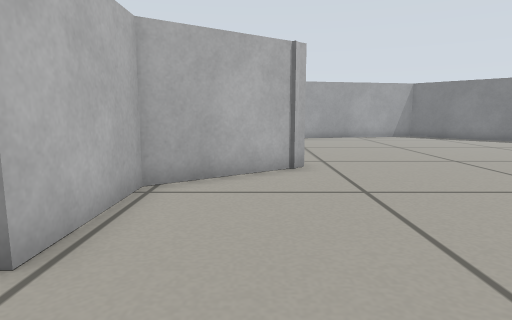
View 1 (above)

15 first-person views from a walk through a world built for the Gazebo simulator. The camera is 0.36 m above the floor, tilts 8° down and sees 75° across. Floor lines are 1 m apart. The floor is counted in squares, 0.25 m on a side. Each view is taken from the middle of a square. On the plan, view 1 faces up. The plan holds only what a view shows up to about 15 squares ahead; the rest is blank. The place goes on beyond the plan.

View 2
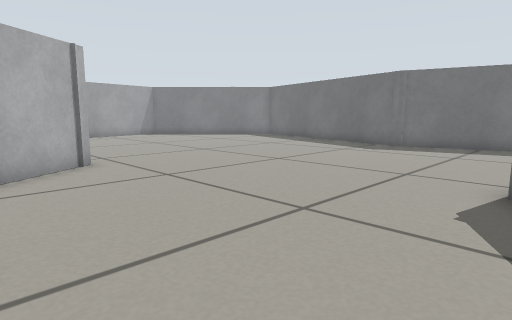

View 3
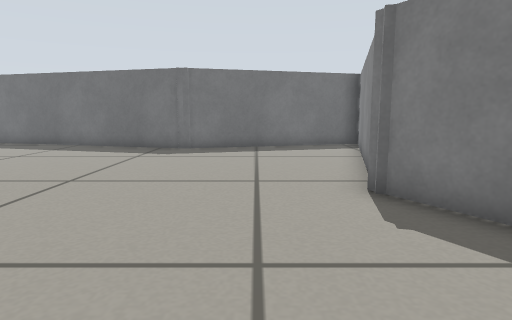

View 4
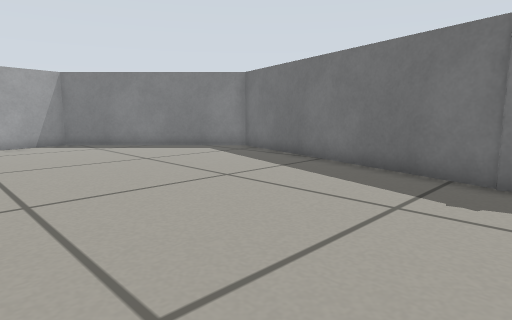

View 5
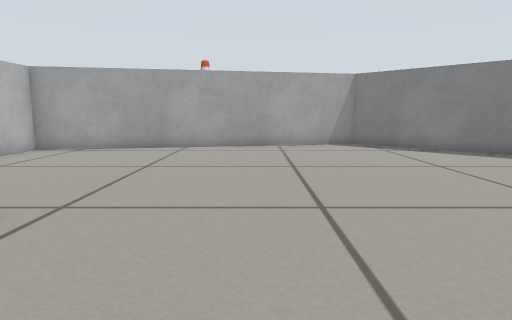

View 6
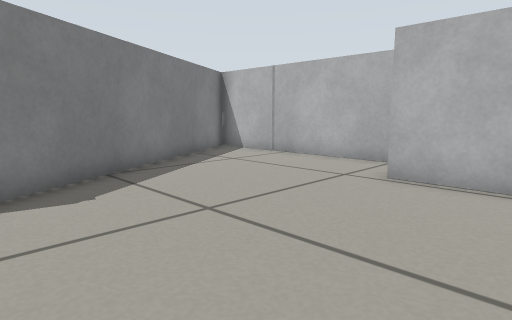

View 7
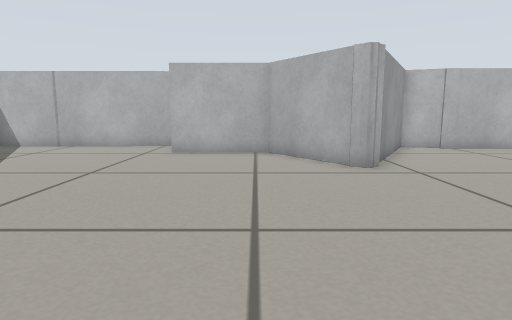

View 8
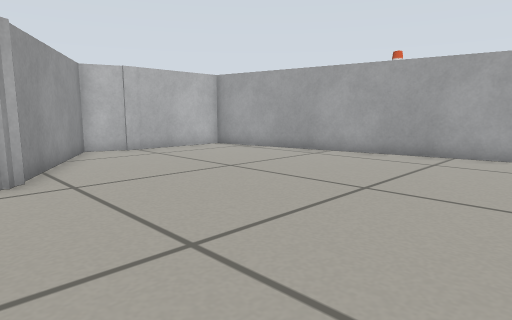

View 9
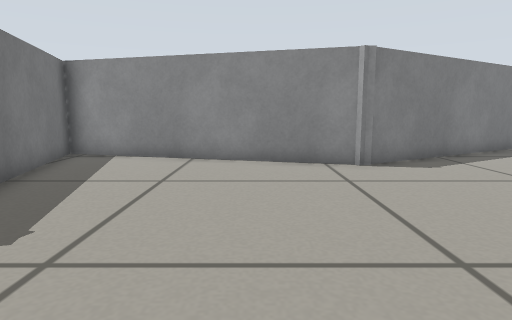

View 10
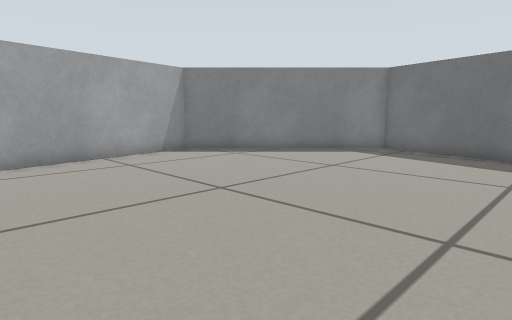

View 11
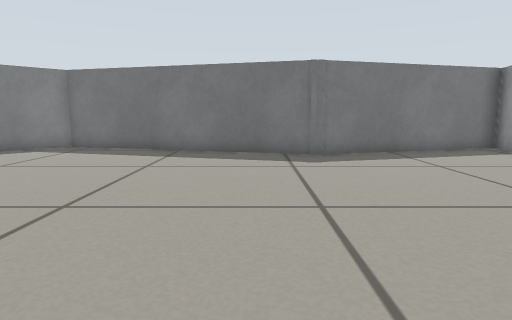

View 12
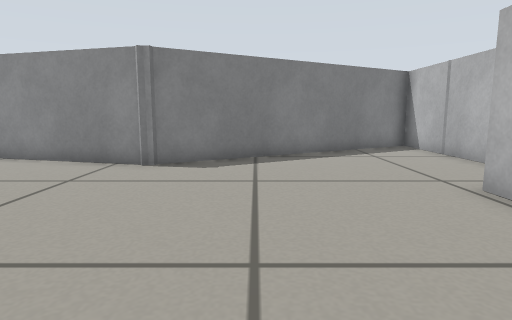

View 13
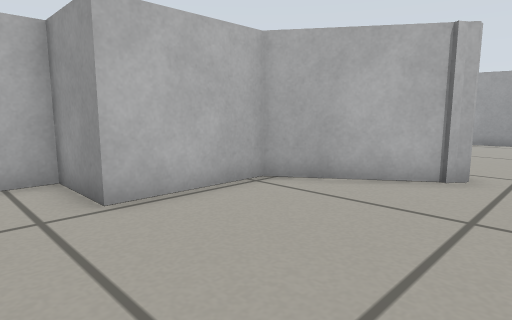

View 14
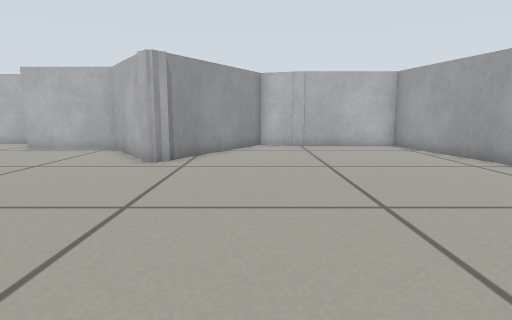

View 15
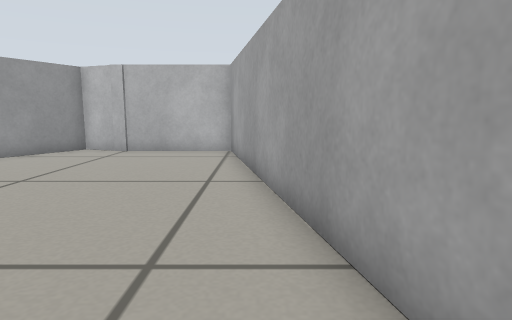

### Floor plan
Points are (right, up) in squares from view 1. A wall is a line through its corners. A room is listed if a view was taken in it or the views show most of it. See-through windows are left out.
Room 1 (views 1, 2, 3, 4, 5, 6, 7, 8, 9, 10, 11, 12, 13, 14, 15)
walls: (1.3, 8.9) (-2.2, 6.4) (-2.2, 2.9) (-4.6, 2.9) (-4.5, -5.6); (0.9, 9.4) (1.2, 9) (1, 8.5); (4.7, -0.1) (14.6, -2.8) (12.5, 4.9) (15.2, 14.9) (9.6, 20.5); (-3.6, 14.1) (-4.3, 12.2) (1.3, 9.1); (9.3, 20.5) (-3.7, 18.1) (-3.7, 13.5); (-4.3, -5.5) (5.2, 0)

Where each view was taken, in squares from view 1:
view 1: 0 up, 0 right, facing up
view 2: 1 down, 2 left, facing up-right
view 3: 2 up, 1 left, facing right
view 4: 4 up, 5 right, facing up-right
view 5: 5 up, 5 right, facing up
view 6: 6 up, 5 right, facing down-left
view 7: 6 up, 10 right, facing left
view 8: 8 up, 9 right, facing up-left
view 9: 9 up, 8 right, facing down
view 10: 9 up, 2 right, facing up-right
view 11: 7 up, 1 right, facing right
view 12: 9 up, 2 right, facing down
view 13: 1 up, 3 right, facing up-left
view 14: 12 up, 11 right, facing left
view 15: 19 up, 9 right, facing left
